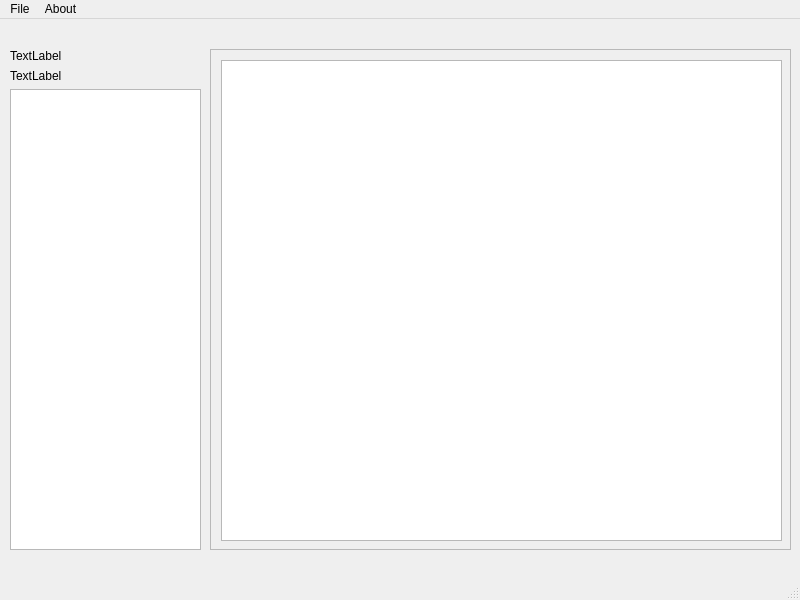
<?xml version="1.0" encoding="UTF-8"?>
<ui version="4.0">
 <class>MainWindow</class>
 <widget class="QMainWindow" name="MainWindow">
  <property name="geometry">
   <rect>
    <x>0</x>
    <y>0</y>
    <width>800</width>
    <height>600</height>
   </rect>
  </property>
  <property name="windowTitle">
   <string>MainWindow</string>
  </property>
  <widget class="QWidget" name="centralwidget">
   <widget class="QWidget" name="verticalLayoutWidget">
    <property name="geometry">
     <rect>
      <x>10</x>
      <y>30</y>
      <width>191</width>
      <height>501</height>
     </rect>
    </property>
    <layout class="QVBoxLayout" name="verticalLayout">
     <item>
      <widget class="QLabel" name="usernameLabel">
       <property name="text">
        <string>TextLabel</string>
       </property>
      </widget>
     </item>
     <item>
      <widget class="QLabel" name="avatarLabel">
       <property name="text">
        <string>TextLabel</string>
       </property>
      </widget>
     </item>
     <item>
      <widget class="QListView" name="recentDocsLabel"/>
     </item>
    </layout>
   </widget>
   <widget class="QScrollArea" name="scrollArea">
    <property name="geometry">
     <rect>
      <x>210</x>
      <y>30</y>
      <width>581</width>
      <height>501</height>
     </rect>
    </property>
    <property name="widgetResizable">
     <bool>true</bool>
    </property>
    <widget class="QWidget" name="scrollAreaWidgetContents">
     <property name="geometry">
      <rect>
       <x>0</x>
       <y>0</y>
       <width>579</width>
       <height>499</height>
      </rect>
     </property>
     <widget class="QTableView" name="docTableView">
      <property name="geometry">
       <rect>
        <x>10</x>
        <y>10</y>
        <width>561</width>
        <height>481</height>
       </rect>
      </property>
     </widget>
    </widget>
   </widget>
  </widget>
  <widget class="QMenuBar" name="menubar">
   <property name="geometry">
    <rect>
     <x>0</x>
     <y>0</y>
     <width>800</width>
     <height>22</height>
    </rect>
   </property>
   <widget class="QMenu" name="menuFile">
    <property name="title">
     <string>File</string>
    </property>
    <addaction name="actionNew_File"/>
    <addaction name="separator"/>
    <addaction name="actionLogout"/>
   </widget>
   <widget class="QMenu" name="menuAbout">
    <property name="title">
     <string>About</string>
    </property>
    <addaction name="actionTintero_0_1"/>
   </widget>
   <addaction name="menuFile"/>
   <addaction name="menuAbout"/>
  </widget>
  <widget class="QStatusBar" name="statusbar"/>
  <action name="actionNew_File">
   <property name="text">
    <string>New File</string>
   </property>
  </action>
  <action name="actionOpen_File">
   <property name="text">
    <string>Open File</string>
   </property>
  </action>
  <action name="actionLogout">
   <property name="text">
    <string>Logout</string>
   </property>
  </action>
  <action name="actionTintero_0_1">
   <property name="text">
    <string>Tintero 0.1</string>
   </property>
  </action>
 </widget>
 <resources/>
 <connections/>
</ui>
